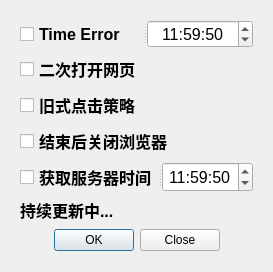
<?xml version="1.0" encoding="UTF-8"?>
<ui version="4.0">
 <class>Form</class>
 <widget class="QWidget" name="Form">
  <property name="geometry">
   <rect>
    <x>0</x>
    <y>0</y>
    <width>273</width>
    <height>272</height>
   </rect>
  </property>
  <property name="sizePolicy">
   <sizepolicy hsizetype="Preferred" vsizetype="Preferred">
    <horstretch>0</horstretch>
    <verstretch>0</verstretch>
   </sizepolicy>
  </property>
  <property name="windowTitle">
   <string>Form</string>
  </property>
  <layout class="QGridLayout" name="gridLayout">
   <item row="0" column="0">
    <widget class="QFrame" name="gridFrame">
     <property name="sizePolicy">
      <sizepolicy hsizetype="Preferred" vsizetype="Preferred">
       <horstretch>0</horstretch>
       <verstretch>0</verstretch>
      </sizepolicy>
     </property>
     <layout class="QGridLayout" name="gridLayout_2">
      <item row="1" column="0">
       <widget class="QCheckBox" name="checkBox_2">
        <property name="sizePolicy">
         <sizepolicy hsizetype="Preferred" vsizetype="Preferred">
          <horstretch>0</horstretch>
          <verstretch>0</verstretch>
         </sizepolicy>
        </property>
        <property name="font">
         <font>
          <family>Arial</family>
          <pointsize>12</pointsize>
          <bold>true</bold>
         </font>
        </property>
        <property name="text">
         <string>二次打开网页</string>
        </property>
       </widget>
      </item>
      <item row="0" column="0">
       <widget class="QSplitter" name="splitter">
        <property name="sizePolicy">
         <sizepolicy hsizetype="Preferred" vsizetype="Preferred">
          <horstretch>0</horstretch>
          <verstretch>0</verstretch>
         </sizepolicy>
        </property>
        <property name="orientation">
         <enum>Qt::Orientation::Horizontal</enum>
        </property>
        <widget class="QCheckBox" name="checkBox">
         <property name="sizePolicy">
          <sizepolicy hsizetype="Preferred" vsizetype="Preferred">
           <horstretch>0</horstretch>
           <verstretch>0</verstretch>
          </sizepolicy>
         </property>
         <property name="font">
          <font>
           <family>Arial</family>
           <pointsize>12</pointsize>
           <bold>true</bold>
          </font>
         </property>
         <property name="text">
          <string>Time Error</string>
         </property>
        </widget>
        <widget class="QTimeEdit" name="timeEdit_3">
         <property name="sizePolicy">
          <sizepolicy hsizetype="Preferred" vsizetype="Preferred">
           <horstretch>0</horstretch>
           <verstretch>0</verstretch>
          </sizepolicy>
         </property>
         <property name="minimumSize">
          <size>
           <width>0</width>
           <height>0</height>
          </size>
         </property>
         <property name="maximumSize">
          <size>
           <width>16777215</width>
           <height>16777215</height>
          </size>
         </property>
         <property name="font">
          <font>
           <family>Arial</family>
           <pointsize>12</pointsize>
          </font>
         </property>
         <property name="alignment">
          <set>Qt::AlignmentFlag::AlignCenter</set>
         </property>
         <property name="dateTime">
          <datetime>
           <hour>11</hour>
           <minute>59</minute>
           <second>50</second>
           <year>2000</year>
           <month>1</month>
           <day>1</day>
          </datetime>
         </property>
         <property name="displayFormat">
          <string>HH:mm:ss</string>
         </property>
         <property name="time">
          <time>
           <hour>11</hour>
           <minute>59</minute>
           <second>50</second>
          </time>
         </property>
        </widget>
       </widget>
      </item>
      <item row="5" column="0">
       <widget class="QLabel" name="label">
        <property name="sizePolicy">
         <sizepolicy hsizetype="Preferred" vsizetype="Preferred">
          <horstretch>0</horstretch>
          <verstretch>0</verstretch>
         </sizepolicy>
        </property>
        <property name="font">
         <font>
          <family>Arial</family>
          <pointsize>12</pointsize>
          <bold>true</bold>
         </font>
        </property>
        <property name="text">
         <string>持续更新中...</string>
        </property>
       </widget>
      </item>
      <item row="3" column="0">
       <widget class="QCheckBox" name="checkBox_4">
        <property name="sizePolicy">
         <sizepolicy hsizetype="Preferred" vsizetype="Preferred">
          <horstretch>0</horstretch>
          <verstretch>0</verstretch>
         </sizepolicy>
        </property>
        <property name="font">
         <font>
          <family>Arial</family>
          <pointsize>12</pointsize>
          <bold>true</bold>
         </font>
        </property>
        <property name="text">
         <string>结束后关闭浏览器</string>
        </property>
       </widget>
      </item>
      <item row="4" column="0">
       <widget class="QSplitter" name="splitter_2">
        <property name="sizePolicy">
         <sizepolicy hsizetype="Preferred" vsizetype="Preferred">
          <horstretch>0</horstretch>
          <verstretch>0</verstretch>
         </sizepolicy>
        </property>
        <property name="orientation">
         <enum>Qt::Orientation::Horizontal</enum>
        </property>
        <widget class="QCheckBox" name="checkBox_5">
         <property name="sizePolicy">
          <sizepolicy hsizetype="Preferred" vsizetype="Preferred">
           <horstretch>0</horstretch>
           <verstretch>0</verstretch>
          </sizepolicy>
         </property>
         <property name="font">
          <font>
           <family>Arial</family>
           <pointsize>12</pointsize>
           <bold>true</bold>
          </font>
         </property>
         <property name="text">
          <string>获取服务器时间</string>
         </property>
        </widget>
        <widget class="QTimeEdit" name="timeEdit_4">
         <property name="sizePolicy">
          <sizepolicy hsizetype="Preferred" vsizetype="Preferred">
           <horstretch>0</horstretch>
           <verstretch>0</verstretch>
          </sizepolicy>
         </property>
         <property name="minimumSize">
          <size>
           <width>0</width>
           <height>0</height>
          </size>
         </property>
         <property name="maximumSize">
          <size>
           <width>16777215</width>
           <height>16777215</height>
          </size>
         </property>
         <property name="font">
          <font>
           <family>Arial</family>
           <pointsize>12</pointsize>
          </font>
         </property>
         <property name="alignment">
          <set>Qt::AlignmentFlag::AlignCenter</set>
         </property>
         <property name="dateTime">
          <datetime>
           <hour>11</hour>
           <minute>59</minute>
           <second>50</second>
           <year>2000</year>
           <month>1</month>
           <day>1</day>
          </datetime>
         </property>
         <property name="displayFormat">
          <string>HH:mm:ss</string>
         </property>
         <property name="time">
          <time>
           <hour>11</hour>
           <minute>59</minute>
           <second>50</second>
          </time>
         </property>
        </widget>
       </widget>
      </item>
      <item row="2" column="0">
       <widget class="QCheckBox" name="checkBox_3">
        <property name="sizePolicy">
         <sizepolicy hsizetype="Preferred" vsizetype="Preferred">
          <horstretch>0</horstretch>
          <verstretch>0</verstretch>
         </sizepolicy>
        </property>
        <property name="font">
         <font>
          <family>Arial</family>
          <pointsize>12</pointsize>
          <bold>true</bold>
         </font>
        </property>
        <property name="text">
         <string>旧式点击策略</string>
        </property>
       </widget>
      </item>
      <item row="6" column="0">
       <widget class="QDialogButtonBox" name="dialogButtonBox">
        <property name="sizePolicy">
         <sizepolicy hsizetype="Preferred" vsizetype="Preferred">
          <horstretch>0</horstretch>
          <verstretch>0</verstretch>
         </sizepolicy>
        </property>
        <property name="font">
         <font>
          <family>Arial</family>
         </font>
        </property>
        <property name="focusPolicy">
         <enum>Qt::FocusPolicy::WheelFocus</enum>
        </property>
        <property name="layoutDirection">
         <enum>Qt::LayoutDirection::LeftToRight</enum>
        </property>
        <property name="autoFillBackground">
         <bool>false</bool>
        </property>
        <property name="orientation">
         <enum>Qt::Orientation::Horizontal</enum>
        </property>
        <property name="standardButtons">
         <set>QDialogButtonBox::StandardButton::Close|QDialogButtonBox::StandardButton::Ok</set>
        </property>
        <property name="centerButtons">
         <bool>true</bool>
        </property>
       </widget>
      </item>
     </layout>
    </widget>
   </item>
  </layout>
 </widget>
 <resources/>
 <connections/>
</ui>
